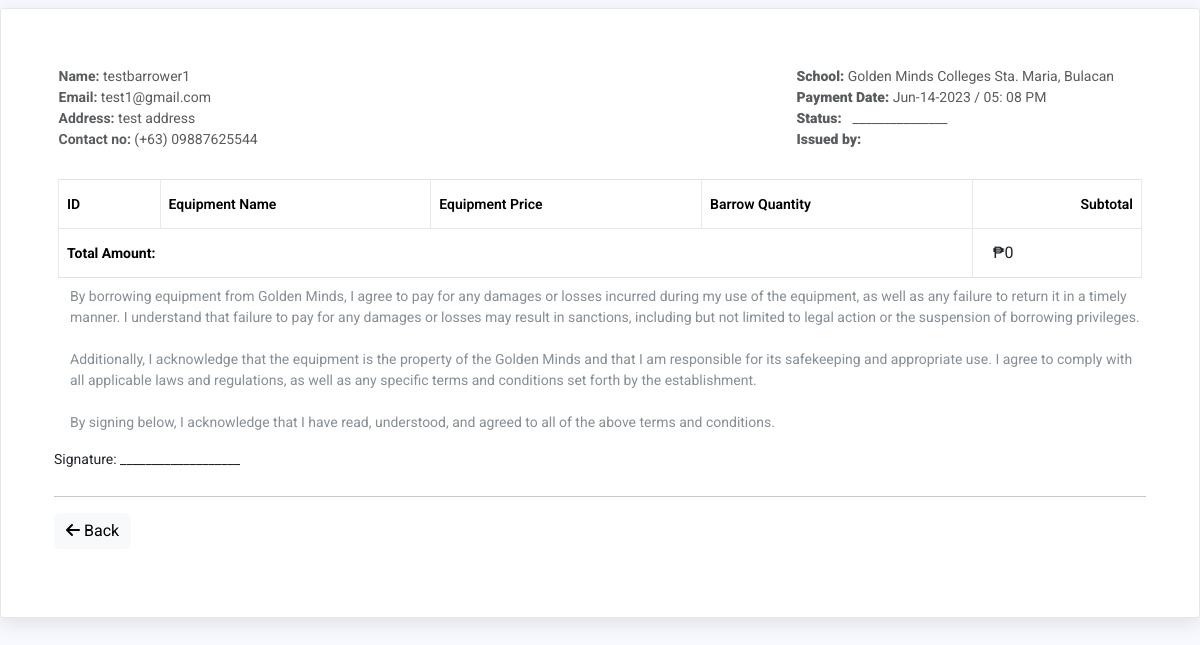
The app's page /admin/app/costumer.invoice.php?id=211 with its own data.
### tables this page shows
CREATE TABLE `costumers` (
  `costumer_id` int(11) NOT NULL AUTO_INCREMENT,
  `name` varchar(50) NOT NULL,
  `email` varchar(50) NOT NULL,
  `phone_number` varchar(50) NOT NULL,
  `address` varchar(100) NOT NULL,
  `school_id` int(50) NOT NULL COMMENT 'Foreign Key',
  `role_position` text NOT NULL,
  `costumer_status` tinyint(11) NOT NULL COMMENT '1=Allowed | 0=Block',
  `admin_id` int(100) NOT NULL COMMENT 'Added by | Foreign Key',
  PRIMARY KEY (`costumer_id`),
  KEY `schoolBranch_id` (`school_id`),
  KEY `id_admin` (`admin_id`),
  CONSTRAINT `id_admin` FOREIGN KEY (`admin_id`) REFERENCES `users` (`id`) ON DELETE CASCADE ON UPDATE CASCADE,
  CONSTRAINT `schoolBranch_id` FOREIGN KEY (`school_id`) REFERENCES `location_branch` (`id`) ON DELETE NO ACTION ON UPDATE NO ACTION
);

CREATE TABLE `location_branch` (
  `id` int(100) NOT NULL AUTO_INCREMENT,
  `location` varchar(200) NOT NULL COMMENT 'Must be Unique',
  `date_added` datetime NOT NULL DEFAULT current_timestamp(),
  `user_id` int(11) NOT NULL DEFAULT 1 COMMENT 'Foreign key',
  `location_status` int(2) NOT NULL DEFAULT 1 COMMENT '1 = Available | 0 = NOT',
  PRIMARY KEY (`id`),
  UNIQUE KEY `location` (`location`),
  KEY `lb_user_id` (`user_id`),
  CONSTRAINT `lb_user_id` FOREIGN KEY (`user_id`) REFERENCES `users` (`id`) ON DELETE CASCADE ON UPDATE CASCADE
);

### admin/app/costumer.invoice.php (the view, shortened to what this page needs)
<?php
require_once __DIR__ . '/../config/db.connection.php';
?>
<!DOCTYPE html>
<html lang="en">
  <head>
    <link href="../../../vendor/libs/icons/all.min.css" rel="stylesheet">
    <link href="../../../vendor/libs/bootstrap/css/bootstrap.min.css" rel="stylesheet">
    <link defer href="../resources/css/style.css" rel="stylesheet" />
  </head>
  <body onload="print()">
    <section id="main-content">
      <div class="card">
        <div class="card-body">
          <div class="container mb-5 mt-3">
            <div class="container"><br/>
              <?php
                $query = "SELECT c.*, lb.* FROM costumers c
                  INNER JOIN location_branch lb ON c.school_id = lb.id
                  WHERE c.costumer_id = ?";
                $stmt = mysqli_prepare($connection, $query);
                mysqli_stmt_bind_param($stmt, "i", $_GET['id']);
                mysqli_stmt_execute($stmt);
                $result = mysqli_stmt_get_result($stmt);
                $costumer = mysqli_fetch_assoc($result);
              ?>
              <div class="row">
                <div class="col-xl-8">
                  <ul class="list-unstyled">
                    <li class="text-muted m-b-3"><b>Name:</b> <?=$costumer['name']?></li>
                    <li class="text-muted m-b-3"><b>Email:</b> <?=$costumer['email']?></li>
                    <li class="text-muted m-b-3"><b>Address:</b> <?=$costumer['address']?></li>
                    <li class="text-muted m-b-3"><b>Contact no:</b> (+63) <?=$costumer['phone_number']?></li>
                  </ul>
                </div>
                <div class="col-xl-4">
                  <ul class="list-unstyled">
                    <li class="text-muted m-b-3"><span class="fw-bold">
                      <b>School:</b> </span><?=$costumer['location']?>
                    </li>
                    <li class="text-muted m-b-3"><span class="fw-bold">
                      <b>Payment Date:</b> </span><?= date("M-d-Y / h: i A")?>
                    </li>
                    <li class="text-muted m-b-3"><span class="me-1 fw-bold">
                      <b>Status:</b>&nbsp;&nbsp;</span>_______________
                    </li>
                    <li class="text-muted m-b-3"><span class="me-1 fw-bold">
                      <b>Issued by:</b>&nbsp;&nbsp;</span><?=$_SESSION['acct_name']?>
                    </li>
                  </ul>
                </div>
              </div><br/>
              <div class="row my-2 mx-1 justify-content-center">
                <table class="table table-bordered">
                  <thead style="background:#e9e9e9;">
                    <tr>
                      <th scope="col">ID</th>
                      <th scope="col">Equipment Name</th>
                      <th scope="col">Equipment Price</th>
                      <th scope="col">Barrow Quantity</th>
                      <th scope="col">Subtotal</th>
                    </tr>
                  </thead>
                    <?php
                      $total = 0;
                            ?>
                  <tfoot>
                    <tr>
                      <th colspan="4" class="text-right">Total Amount: </th>
                      <th class="text-right">
                        <input type="text" class="noedit form-control"
                        id="totalamount" value="₱<?=$total?>" />
                      </th>
                    </tr>
                  </tfoot>
                </table>
              </div>
              <p spellcheck="true" class="ms-3 justify">
                By borrowing equipment from Golden Minds, I agree to pay for any damages or losses incurred during my use of the equipment, as well as any failure to return it in a timely manner. I understand that failure to pay for any damages or losses may result in sanctions, including but not limited to legal action or the suspension of borrowing privileges.
                <br/><br/>
                Additionally, I acknowledge that the equipment is the property of the Golden Minds and that I am responsible for its safekeeping and appropriate use. I agree to comply with all applicable laws and regulations, as well as any specific terms and conditions set forth by the establishment.
                <br/><br/>
                By signing below, I acknowledge that I have read, understood, and agreed to all of the above terms and conditions.
              </p>
              <label>Signature: ___________________</label><hr>
              <button type="button" class="btn btn-light text-capitalize border-0 noprint"
              onclick="window.location.replace('costumer.record?id=<?=$_GET['id']?>')">
                <i class="fa-sharp fa-solid fa-arrow-left"></i> Back
              </button>
            </div>
          </div>
        </div>
      </div>
    </section>
  </body>
</html>

### admin/app/costumer.invoice.php (style rules this page uses)
.noedit { border: none; pointer-events: none; }

### records on screen
costumers: name "testbarrower1", email "test1@gmail.com", address "test address", phone_number "09887625544", school.location "Golden Minds Colleges Sta. Maria, Bulacan"
